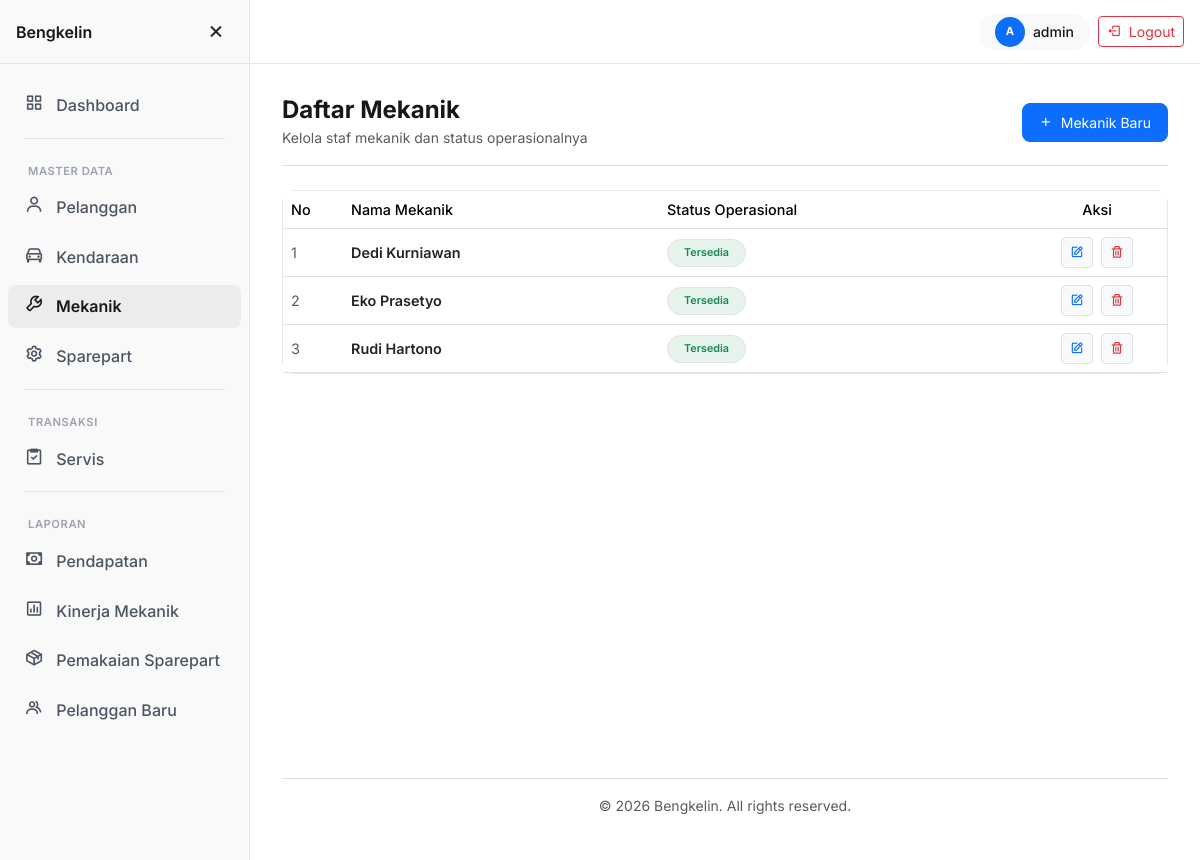
/mekanik/index.php (signed in), run on the app's committed database.
### tables this page shows
CREATE TABLE mekanik (
    id_mekanik INT                                   NOT NULL AUTO_INCREMENT,
    nama       VARCHAR(100)                          NOT NULL,
    status     ENUM('tersedia','sibuk','nonaktif')   NOT NULL DEFAULT 'tersedia',
    PRIMARY KEY (id_mekanik)
);

### includes/functions.php (called while the page is built, shortened)
<?php
function e(string $str): string
{
    return htmlspecialchars($str, ENT_QUOTES, 'UTF-8');
}
function statusColor(string $status): string
{
    $map = [
        'antre'      => 'warning',
        'dikerjakan' => 'primary',
        'selesai'    => 'success',
        'diambil'    => 'purple',
        'dibatalkan' => 'danger',
        'tersedia'   => 'success',
        'sibuk'      => 'warning',
        'nonaktif'   => 'secondary'
    ];
    return $map[$status] ?? 'secondary';
}

### mekanik/index.php (the view, shortened to what this page needs)
<?php
require '../config.php';
$result = $conn->query("SELECT * FROM mekanik ORDER BY status ASC, nama ASC");
include '../includes/header.php';
include '../includes/sidebar.php';
?>
<div class="d-flex justify-content-between align-items-center flex-wrap gap-3 mb-4 pb-3 border-bottom">
    <div>
        <h4 class="fw-bold mb-0">Daftar Mekanik</h4>
        <span class="text-muted small">Kelola staf mekanik dan status operasionalnya</span>
    </div>
    <a href="<?php echo BASE_URL; ?>mekanik/tambah.php" class="btn btn-primary btn-sm px-3 py-2 rounded-3">
        <i class="bx bx-plus me-1"></i> Mekanik Baru
    </a>
</div>
<?php
$headers = [
    ['label' => 'No', 'width' => 60],
    ['label' => 'Nama Mekanik'],
    ['label' => 'Status Operasional'],
    ['label' => 'Aksi', 'width' => 140, 'center' => true]
];
$rows = [];
$no = 1;
while ($row = $result->fetch_assoc()) {
    $statusColor = statusColor($row['status']);
    $statusBadge = '<span class="badge bg-' . $statusColor . ' bg-opacity-10 text-' . $statusColor . ' fw-semibold px-3 py-2 border rounded-pill">' . ucfirst(e($row['status'])) . '</span>';
    $actionButtons = '
        <div class="d-flex justify-content-center gap-2">
            <a href="edit.php?id='.$row['id_mekanik'].'" class="btn btn-light border btn-sm text-primary" data-bs-toggle="tooltip" title="Edit"><i class="bx bx-edit"></i></a>
            <a href="hapus.php?id='.$row['id_mekanik'].'" class="btn btn-light border btn-sm text-danger btn-confirm" data-confirm="Hapus data mekanik ini? Jika memiliki riwayat kerja, mekanik akan dinonaktifkan secara otomatis." data-bs-toggle="tooltip" title="Hapus"><i class="bx bx-trash"></i></a>
        </div>';
    $rows[] = [
        ['content' => $no++, 'class' => 'text-muted'],
        ['content' => e($row['nama']), 'class' => 'fw-semibold text-dark'],
        ['content' => $statusBadge],
        ['content' => $actionButtons]
    ];
}
include '../includes/components/table.php';
?>
<?php include '../includes/footer.php'; ?>

### includes/components/table.php
<?php
$emptyMessage = $emptyMessage ?? 'Data tidak ditemukan.';
?>
<div class="card stat-card">
    <div class="card-body p-0">
        <div class="table-responsive">
            <table class="table table-hover align-middle mb-0" style="font-size: 0.9rem;">
                <thead class="border-bottom text-muted">
                    <tr>
                        <?php foreach ($headers as $header): ?>
                            <th class="fw-medium <?= (isset($header['center']) && $header['center']) ? 'text-center' : '' ?>" style="<?= isset($header['width']) ? 'width:'.$header['width'].'px;' : '' ?>">
                                <?= $header['label'] ?>
                            </th>
                        <?php endforeach; ?>
                    </tr>
                </thead>
                <tbody>
                    <?php if (empty($rows)): ?>
                        <tr>
                            <td colspan="<?= count($headers) ?>" class="text-center py-5">
                                <div class="py-4">
                                    <i class="bx bx-file-blank fs-1 text-muted opacity-25"></i>
                                    <p class="text-muted mt-2 mb-0"><?= $emptyMessage ?></p>
                                </div>
                            </td>
                        </tr>
                    <?php else: ?>
                        <?php foreach ($rows as $cells): ?>
                            <tr>
                                <?php foreach ($cells as $cell): ?>
                                    <td class="<?= isset($cell['class']) ? $cell['class'] : '' ?>">
                                        <?= $cell['content'] ?>
                                    </td>
                                <?php endforeach; ?>
                            </tr>
                        <?php endforeach; ?>
                    <?php endif; ?>
                </tbody>
            </table>
        </div>
    </div>
</div>

### assets/css/style.css (style rules this page uses)
body { font-family: "Inter", -apple-system, BlinkMacSystemFont, "Segoe UI", Roboto, sans-serif; background-color: #ffffff; color: #171717; }
:root { --bs-primary: #000000; --bs-secondary: #f3f4f6; --bs-success: #10b981; --bs-danger: #ef4444; --bs-warning: #f59e0b; --bs-info: #3b82f6; --sidebar-bg: #f9f9f9; --sidebar-hover: #ececec; --border-light: #e5e7eb; --sidebar-width: 250px; --sidebar-collapsed-width: 68px; }
.stat-card { border: 1px solid var(--border-light) !important; box-shadow: 0 1px 3px rgba(0, 0, 0, 0.02); border-radius: 12px; background: #ffffff; transition: all 0.2s ease; }

### includes/header.php (style rules this page uses)
body { padding-top: 64px; }

### data on the page
mekanik: status "Tersedia"
mekanik: status "Tersedia"
mekanik: status "Tersedia"

### other printed values
substr($_SESSION['username'] ?? 'A', 0, 1) "A"
$_SESSION['username'] "admin"
$header['label'] "No"
$header['label'] "Nama Mekanik"
$header['label'] "Status Operasional"
$header['label'] "Aksi"
$cell['content'] "1"
$cell['content'] "Dedi Kurniawan"
$cell['content'] "2"
$cell['content'] "Eko Prasetyo"
$cell['content'] "3"
$cell['content'] "Rudi Hartono"
APP_NAME "Bengkelin"
